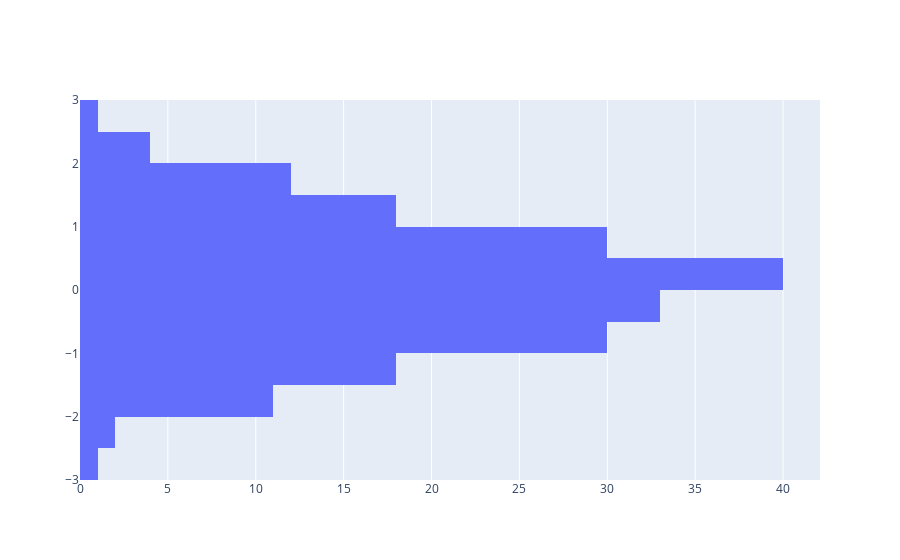

Write notebook code for a chart like this one.
### Code cell
data = [hist]

offline.iplot(data)

### Figure 1 — Plotly figure (JSON) as saved in the notebook; plotly's stock layout.template omitted (floating-point values rounded to 4 significant figures; data arrays with more than 128 entries replaced by an {"elided": "..."} marker saying what was removed)
{"data": [{"type": "histogram", "y": {"elided": "200 float values"}}], "layout": {}}
